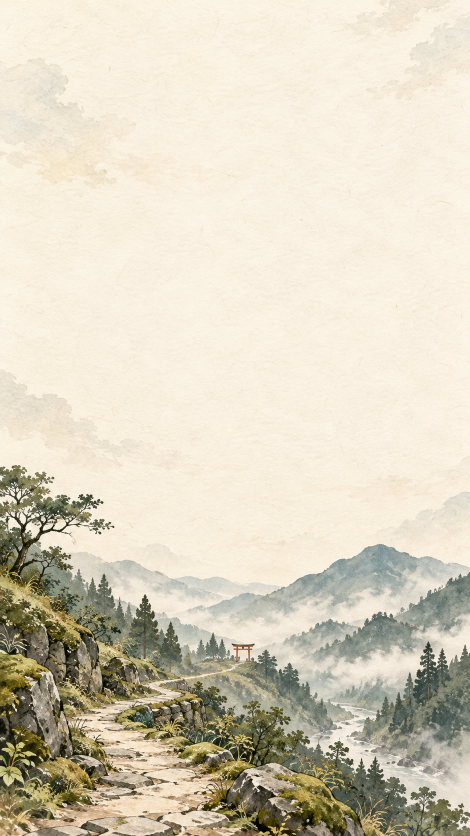
#> input picture assets/tiktok/video-kit-washi-20261023/generated/01-journey.png, 940 x 1672 px (shown at 1/2 size); its folder holds only this picture in this run
$ python audit.py
#> lines starting #> are read from the running program, lines starting #| are printed output that depends on the picture
from pathlib import Path
from PIL import Image, ImageOps, ImageDraw
import json

root = Path(__file__).parent
sheet = Image.new('RGB', (960, 620), '#e8e4da')
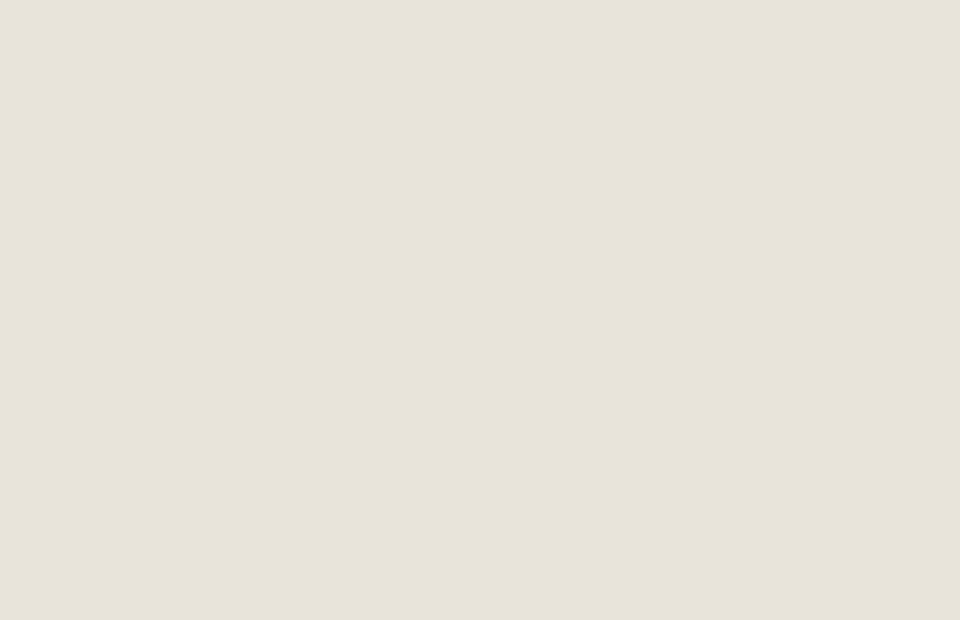
#> sheet: PIL image 960x620 RGB; mean R, G, B 232, 228, 218
draw = ImageDraw.Draw(sheet)
records = []
for i, p in enumerate(sorted((root/'generated').glob('*.png'))):
    with Image.open(p) as im:
#> im is the input picture: PIL image 940x1672 RGB; mean R, G, B 216.5, 208.7, 189.7
#> (the run stopped early here; a loop or call above may not have finished)
